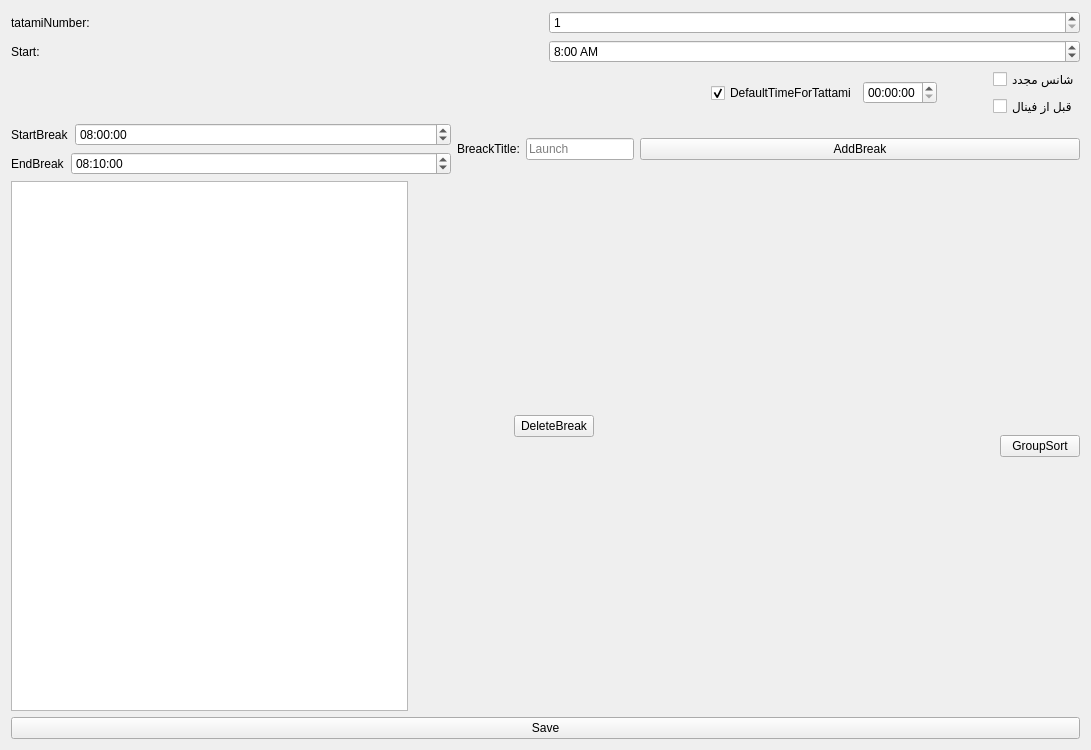
<?xml version="1.0" encoding="UTF-8"?>
<ui version="4.0">
 <class>timeTableSettings</class>
 <widget class="QWidget" name="timeTableSettings">
  <property name="geometry">
   <rect>
    <x>0</x>
    <y>0</y>
    <width>936</width>
    <height>750</height>
   </rect>
  </property>
  <property name="windowTitle">
   <string>Form</string>
  </property>
  <layout class="QVBoxLayout" name="verticalLayout_4">
   <item>
    <layout class="QHBoxLayout" name="horizontalLayout">
     <item>
      <widget class="QLabel" name="TatamiNumberLable">
       <property name="text">
        <string>tatamiNumber:</string>
       </property>
      </widget>
     </item>
     <item>
      <widget class="QSpinBox" name="TatamiNumberSpinBox">
       <property name="minimum">
        <number>1</number>
       </property>
       <property name="maximum">
        <number>25</number>
       </property>
      </widget>
     </item>
    </layout>
   </item>
   <item>
    <layout class="QHBoxLayout" name="horizontalLayout_2">
     <item>
      <widget class="QLabel" name="StartTimeLable_2">
       <property name="text">
        <string>Start:</string>
       </property>
      </widget>
     </item>
     <item>
      <widget class="QTimeEdit" name="StartTimeEdit">
       <property name="maximumDateTime">
        <datetime>
         <hour>23</hour>
         <minute>59</minute>
         <second>59</second>
         <year>2000</year>
         <month>1</month>
         <day>1</day>
        </datetime>
       </property>
       <property name="maximumTime">
        <time>
         <hour>23</hour>
         <minute>59</minute>
         <second>59</second>
        </time>
       </property>
       <property name="displayFormat">
        <string>h:mm AP</string>
       </property>
       <property name="time">
        <time>
         <hour>8</hour>
         <minute>0</minute>
         <second>0</second>
        </time>
       </property>
      </widget>
     </item>
    </layout>
   </item>
   <item>
    <layout class="QHBoxLayout" name="horizontalLayout_6">
     <item>
      <spacer name="horizontalSpacer_4">
       <property name="orientation">
        <enum>Qt::Orientation::Horizontal</enum>
       </property>
       <property name="sizeType">
        <enum>QSizePolicy::Policy::Fixed</enum>
       </property>
       <property name="sizeHint" stdset="0">
        <size>
         <width>700</width>
         <height>20</height>
        </size>
       </property>
      </spacer>
     </item>
     <item>
      <widget class="QCheckBox" name="TimeSetterCB">
       <property name="text">
        <string>DefaultTimeForTattami</string>
       </property>
       <property name="checked">
        <bool>true</bool>
       </property>
      </widget>
     </item>
     <item>
      <widget class="QTimeEdit" name="DefaultTimeEdit"/>
     </item>
     <item>
      <spacer name="horizontalSpacer">
       <property name="orientation">
        <enum>Qt::Orientation::Horizontal</enum>
       </property>
       <property name="sizeType">
        <enum>QSizePolicy::Policy::Fixed</enum>
       </property>
       <property name="sizeHint" stdset="0">
        <size>
         <width>50</width>
         <height>20</height>
        </size>
       </property>
      </spacer>
     </item>
     <item>
      <layout class="QVBoxLayout" name="verticalLayout_3">
       <item>
        <widget class="QCheckBox" name="repeCharCheackBox">
         <property name="layoutDirection">
          <enum>Qt::LayoutDirection::LeftToRight</enum>
         </property>
         <property name="text">
          <string>شانس مجدد</string>
         </property>
        </widget>
       </item>
       <item>
        <widget class="QCheckBox" name="checkBox">
         <property name="text">
          <string>قبل از فینال</string>
         </property>
        </widget>
       </item>
      </layout>
     </item>
    </layout>
   </item>
   <item>
    <layout class="QHBoxLayout" name="horizontalLayout_5">
     <item>
      <layout class="QVBoxLayout" name="verticalLayout">
       <item>
        <layout class="QHBoxLayout" name="horizontalLayout_4">
         <item>
          <widget class="QLabel" name="BreakStartTimeLable">
           <property name="sizePolicy">
            <sizepolicy hsizetype="Fixed" vsizetype="Preferred">
             <horstretch>0</horstretch>
             <verstretch>0</verstretch>
            </sizepolicy>
           </property>
           <property name="text">
            <string>StartBreak</string>
           </property>
          </widget>
         </item>
         <item>
          <widget class="QTimeEdit" name="BreakStartTimeEdit">
           <property name="time">
            <time>
             <hour>8</hour>
             <minute>0</minute>
             <second>0</second>
            </time>
           </property>
          </widget>
         </item>
        </layout>
       </item>
       <item>
        <layout class="QHBoxLayout" name="horizontalLayout_3">
         <item>
          <widget class="QLabel" name="BreakEndTimeLable">
           <property name="sizePolicy">
            <sizepolicy hsizetype="Fixed" vsizetype="Preferred">
             <horstretch>0</horstretch>
             <verstretch>0</verstretch>
            </sizepolicy>
           </property>
           <property name="maximumSize">
            <size>
             <width>16777215</width>
             <height>16777215</height>
            </size>
           </property>
           <property name="text">
            <string>EndBreak</string>
           </property>
          </widget>
         </item>
         <item>
          <widget class="QTimeEdit" name="BreakEndTimeEdit">
           <property name="time">
            <time>
             <hour>8</hour>
             <minute>10</minute>
             <second>0</second>
            </time>
           </property>
          </widget>
         </item>
        </layout>
       </item>
      </layout>
     </item>
     <item>
      <widget class="QLabel" name="label">
       <property name="sizePolicy">
        <sizepolicy hsizetype="Fixed" vsizetype="Preferred">
         <horstretch>0</horstretch>
         <verstretch>0</verstretch>
        </sizepolicy>
       </property>
       <property name="text">
        <string>BreackTitle:</string>
       </property>
      </widget>
     </item>
     <item>
      <widget class="QLineEdit" name="lineEdit">
       <property name="sizePolicy">
        <sizepolicy hsizetype="Fixed" vsizetype="Fixed">
         <horstretch>0</horstretch>
         <verstretch>0</verstretch>
        </sizepolicy>
       </property>
       <property name="inputMask">
        <string/>
       </property>
       <property name="placeholderText">
        <string>Launch</string>
       </property>
      </widget>
     </item>
     <item>
      <widget class="QPushButton" name="AddBreak">
       <property name="text">
        <string>AddBreak</string>
       </property>
      </widget>
     </item>
    </layout>
   </item>
   <item>
    <layout class="QHBoxLayout" name="horizontalLayout_8">
     <item>
      <widget class="QListWidget" name="restTimeList">
       <property name="font">
        <font>
         <family>Segoe UI</family>
         <pointsize>11</pointsize>
         <italic>false</italic>
         <bold>true</bold>
        </font>
       </property>
       <property name="styleSheet">
        <string notr="true">font: 700 11pt &quot;Segoe UI&quot;;</string>
       </property>
      </widget>
     </item>
     <item>
      <layout class="QHBoxLayout" name="horizontalLayout_7">
       <item>
        <spacer name="horizontalSpacer_2">
         <property name="orientation">
          <enum>Qt::Orientation::Horizontal</enum>
         </property>
         <property name="sizeType">
          <enum>QSizePolicy::Policy::Preferred</enum>
         </property>
         <property name="sizeHint" stdset="0">
          <size>
           <width>100</width>
           <height>20</height>
          </size>
         </property>
        </spacer>
       </item>
       <item>
        <layout class="QVBoxLayout" name="verticalLayout_2">
         <item>
          <widget class="QPushButton" name="DeleteBreakButton">
           <property name="text">
            <string>DeleteBreak</string>
           </property>
          </widget>
         </item>
         <item>
          <spacer name="verticalSpacer">
           <property name="orientation">
            <enum>Qt::Orientation::Vertical</enum>
           </property>
           <property name="sizeType">
            <enum>QSizePolicy::Policy::Fixed</enum>
           </property>
           <property name="sizeHint" stdset="0">
            <size>
             <width>20</width>
             <height>40</height>
            </size>
           </property>
          </spacer>
         </item>
        </layout>
       </item>
       <item>
        <spacer name="horizontalSpacer_3">
         <property name="orientation">
          <enum>Qt::Orientation::Horizontal</enum>
         </property>
         <property name="sizeType">
          <enum>QSizePolicy::Policy::Fixed</enum>
         </property>
         <property name="sizeHint" stdset="0">
          <size>
           <width>400</width>
           <height>20</height>
          </size>
         </property>
        </spacer>
       </item>
       <item>
        <widget class="QPushButton" name="SortGroupBtn">
         <property name="text">
          <string>GroupSort</string>
         </property>
        </widget>
       </item>
      </layout>
     </item>
    </layout>
   </item>
   <item>
    <widget class="QPushButton" name="SaveButton">
     <property name="text">
      <string>Save</string>
     </property>
    </widget>
   </item>
  </layout>
 </widget>
 <resources/>
 <connections/>
</ui>
